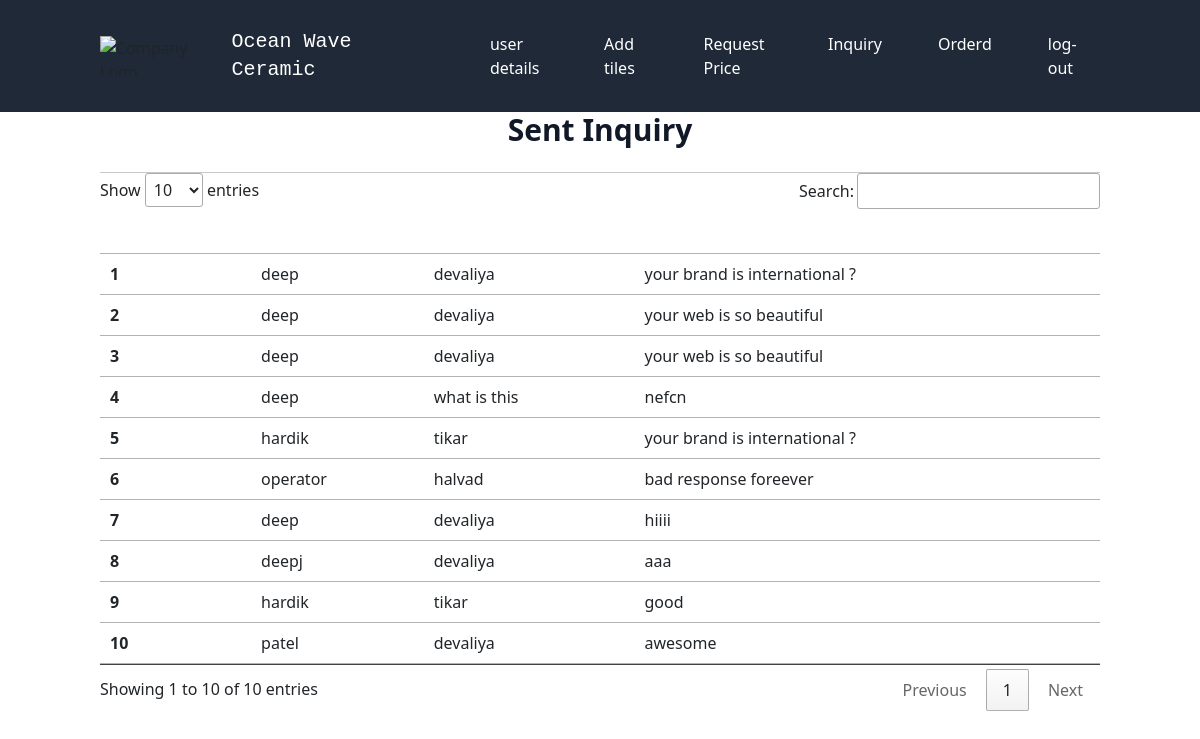
Screenshot of /inquiry-admin.php (signed in) with the database file from the repository.
### tables this page shows
CREATE TABLE `contact` (
  `sr.no` int(15) NOT NULL,
  `f_name` varchar(50) NOT NULL,
  `l_name` varchar(50) NOT NULL,
  `address` varchar(50) NOT NULL,
  `message` varchar(50) NOT NULL
);

### inquiry-admin.php (the view, shortened to what this page needs)
<!DOCTYPE html>
<html lang="en">
<head>
    <link rel="stylesheet" href="//cdn.datatables.net/1.10.20/css/jquery.dataTables.min.css">
    <link href="https://cdn.jsdelivr.net/npm/bootstrap@5.3.0-alpha1/dist/css/bootstrap.min.css" rel="stylesheet">
    <link href="https://cdn.jsdelivr.net/npm/tailwindcss@2.2.19/dist/tailwind.min.css" rel="stylesheet">
    <link rel="stylesheet" href="https://cdnjs.cloudflare.com/ajax/libs/font-awesome/6.0.0-beta3/css/all.min.css">
</head>
<body>
  <html lang="en">
  <head>
  </head>
  <body>
<nav class="bg-gray-800 p-4">
        <div class="container mx-auto flex justify-between items-center">
            <div class="flex items-center">
                <img src="img/abstract-circle-wave-logo-png-image-11.png" alt="Company Logo" class="h-10 mr-5"><p class="text-white text-xl font-mono hover:text-aqua">Ocean Wave Ceramic</p>
            </div>
            <div class="hidden md:flex space-x-6 text-white">
                <a href="#home" class="hover:bg-gray-700 px-3 py-2 rounded"></a>
                <a href="admin.php" class="hover:bg-gray-700 px-3 py-2 rounded">user details</a>
                <a href="form.php" class="hover:bg-gray-700 px-3 py-2 rounded">Add tiles</a>
                <a href="req-admin.php" class="hover:bg-gray-700 px-3 py-2 rounded">Request Price</a>
                <a href="inquiry-admin.php" class="hover:bg-gray-700 px-3 py-2 rounded">Inquiry</a>
                 <a href="order-admin.php" class="hover:bg-gray-700 px-3 py-2 rounded">Orderd</a>
                 <?php
  echo "<a href='logout.php' class='hover:bg-gray-700 px-3 py-2 rounded '>log-out</a>";
  ?>
            </div>
        </div>
    </nav>
    </body>
    </html>
<h2 class="text-3xl font-extrabold mb-6 text-gray-900 text-center">Sent Inquiry</h2>
<div class="container my-4" >
  <table class="table " id="myTable">
    <hr>
    <thead>
      <tr>
        <th scope="col" style="color:white;">S.NO</th>
        <th scope="col" style="color:white;" >Name</th>
        <th scope="col" style="color:white;">Address</th>
        <th scope="col" style="color:white;">Inquiry</th>
      </tr>
    </thead>
    <tbody>
    <?php
    $conn = mysqli_connect("localhost","root","","project");
        $sql = "SELECT * FROM `contact`";
        $result = mysqli_query($conn, $sql);
        $sno=0;
        while($row = mysqli_fetch_assoc($result)){
          $sno=$sno+1;
            $name = $row['f_name'];
            $address = $row['address'];
            $inquiry=$row['message'];
          echo '<tr>
          <th scope="row">'. $sno . '</th>
          <td>'. $name. '</td>
          <td>'. $address. '</td>
          <td> '.$inquiry.' </td>
          </tr>';
        }
        ?>
         </tbody>
    </table>
  </div>
</body>
</html>

### inquiry-admin.php (style rules this page uses)
.table { color: black; background: rgb(97, 93, 88); }
#myTable { background:; background-color: rgb(97, 93, 88) ; }

### rows the page displays
contact: f_name "deep", address "devaliya", message "your brand is international ?"
contact: f_name "deep", address "devaliya", message "your web is so beautiful"
contact: f_name "deep", address "devaliya", message "your web is so beautiful"
contact: f_name "deep", address "what is this", message "nefcn"
contact: f_name "hardik", address "tikar", message "your brand is international ?"
contact: f_name "operator", address "halvad", message "bad response foreever"
contact: f_name "deep", address "devaliya", message "hiiii"
contact: f_name "deepj", address "devaliya", message "aaa"
contact: f_name "hardik", address "tikar", message "good"
contact: f_name "patel", address "devaliya", message "awesome"
